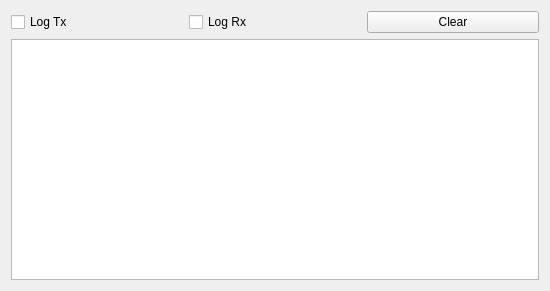
<?xml version="1.0" encoding="UTF-8"?>
<ui version="4.0">
 <class>FormTraffic</class>
 <widget class="QWidget" name="FormTraffic">
  <property name="geometry">
   <rect>
    <x>0</x>
    <y>0</y>
    <width>550</width>
    <height>291</height>
   </rect>
  </property>
  <property name="windowTitle">
   <string>Form</string>
  </property>
  <layout class="QVBoxLayout" name="verticalLayout">
   <item>
    <layout class="QHBoxLayout" name="horizontalLayout">
     <item>
      <widget class="QCheckBox" name="checkBoxLogTx">
       <property name="text">
        <string>Log Tx</string>
       </property>
      </widget>
     </item>
     <item>
      <widget class="QCheckBox" name="checkBoxLogRx">
       <property name="text">
        <string>Log Rx</string>
       </property>
      </widget>
     </item>
     <item>
      <widget class="QPushButton" name="pushButtonClear">
       <property name="text">
        <string>Clear</string>
       </property>
      </widget>
     </item>
    </layout>
   </item>
   <item>
    <widget class="QPlainTextEdit" name="plainTextEdit"/>
   </item>
  </layout>
 </widget>
 <resources/>
 <connections/>
</ui>
